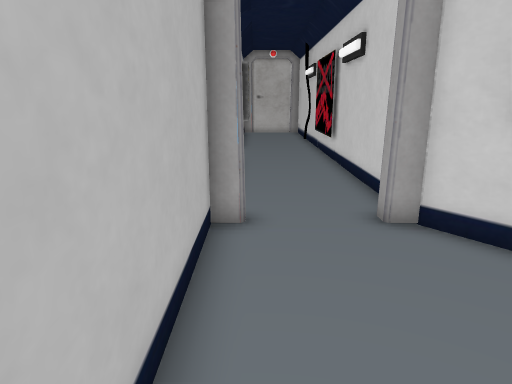
View 1 (above)

17 first-person views from a walk through a scene from a Unity 3-D project. The camera is 1.3 m above the floor, tilts 14° down and sees 70° across. The floor is counted in squares, 0.5 m on a side. Each view is taken from the middle of a square. On the plan, view 1 faces up. The plan holds only what a view shows up to about 20 squares ahead; the rest is blank. The place goes on beyond the plan. The player character is not drawn.

View 2
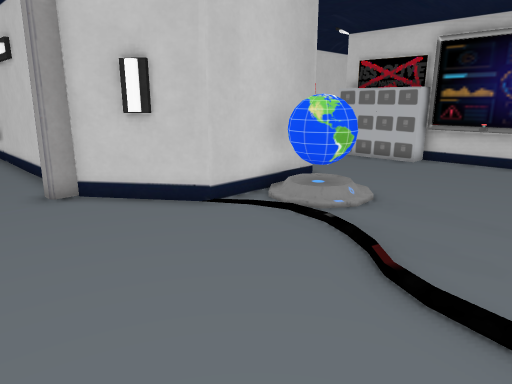

View 3
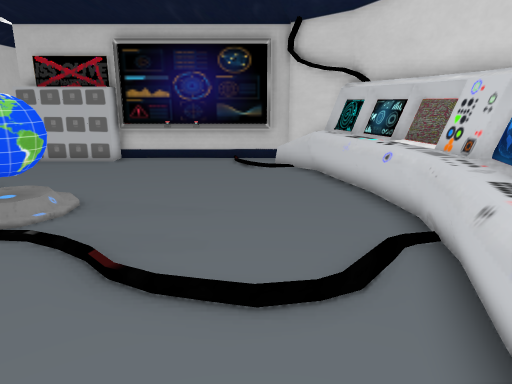

View 4
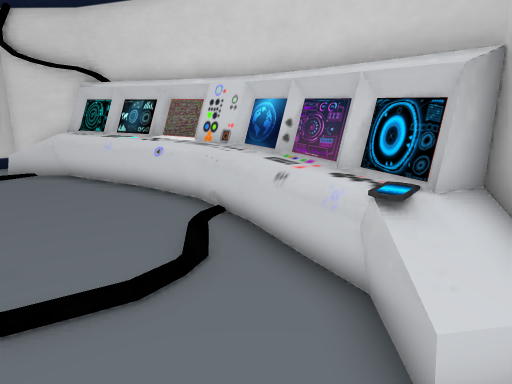

View 5
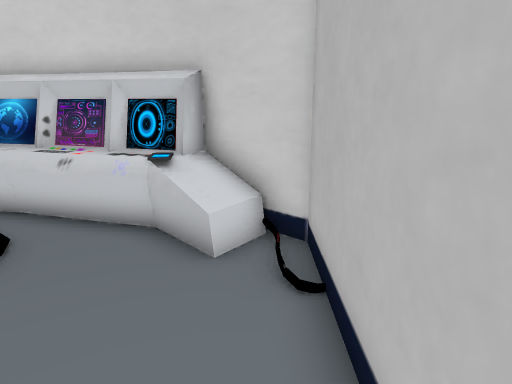

View 6
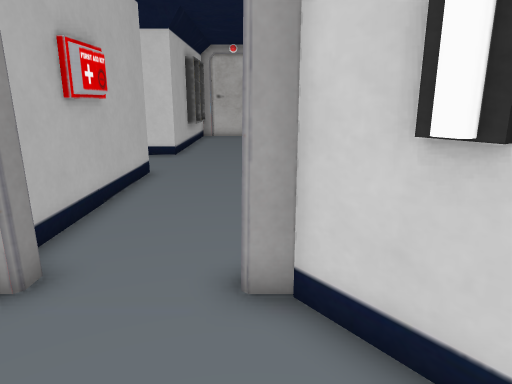

View 7
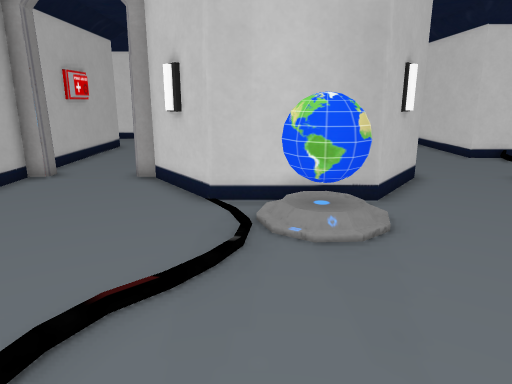

View 8
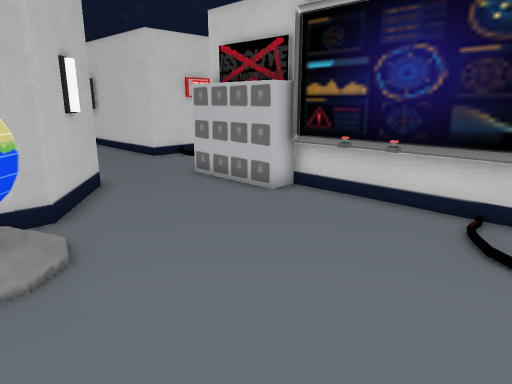

View 9
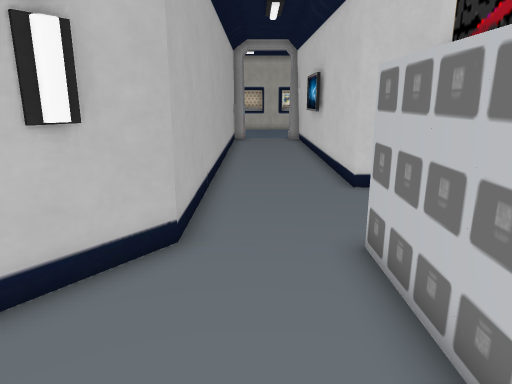

View 10
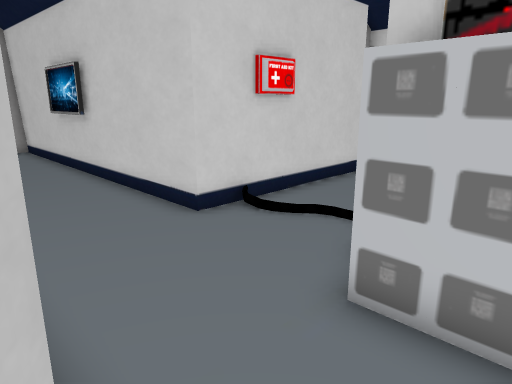

View 11
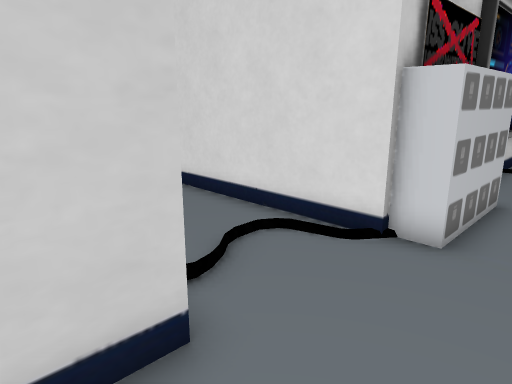

View 12
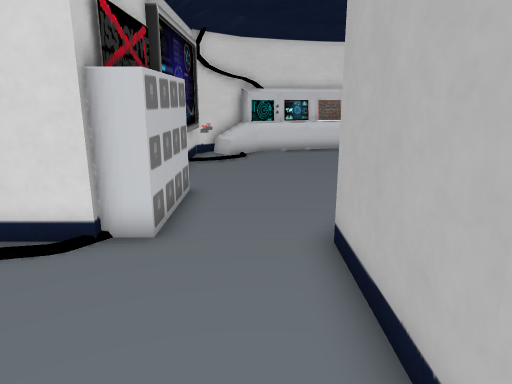

View 13
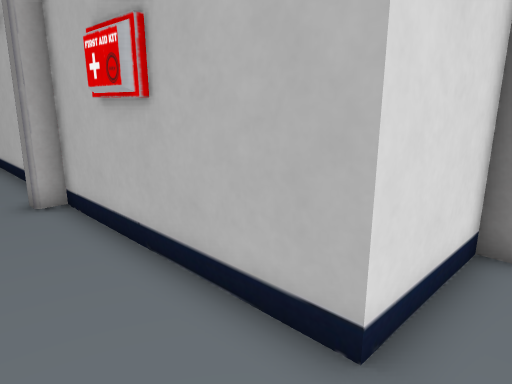

View 14
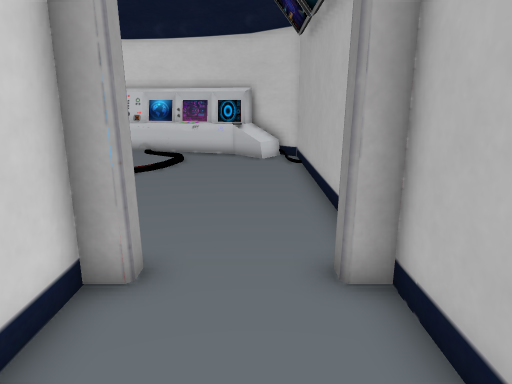

View 15
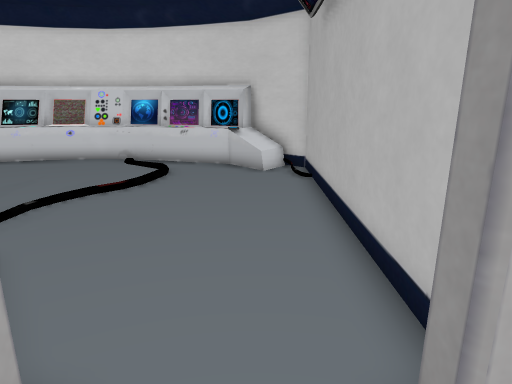

View 16
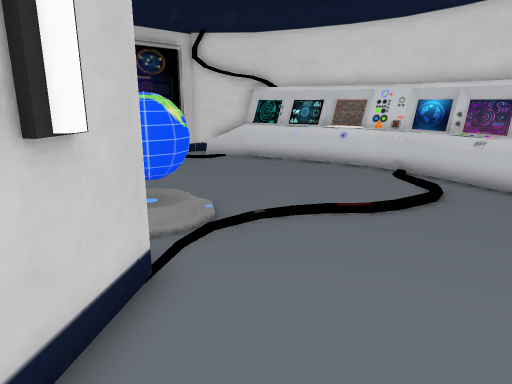

View 17
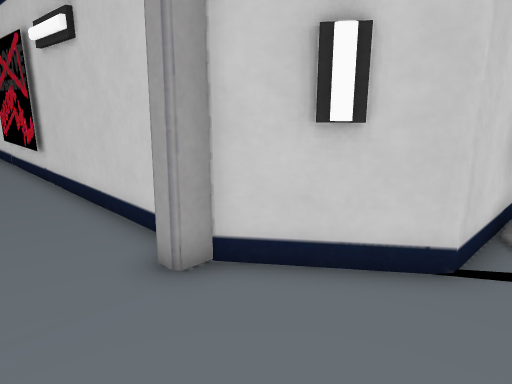

### Floor plan
Key: @ floor where view 1 was taken; # wall or solid block; . floor; = window, fence, low wall or low ledge; ^ raised ledge; O other object.
Columns run from 5 left of view 1 to 23 right of it. Each row starts with its distance up from view 1.
 18    .....##        #...#
 17 #####...##        #...#
 16 #   #....#        #...#
 15     #....#        #...#
 14     #....#        #...#
 13     #....#        #...#
 12     #....#        #...#######
 11     #....#        #..........
 10     #....#        #........
  9     #....#        #.........
  8     #...##       ##...#######
  7     #....#       #...##
  6     #....##     ##...##
  5     #.....##   ##....##
  4     #......## # .....##
  3     #....... ##......##
  2     #........##.......#
  1     #................O#
  0     #@...............O#
 -1     #.....=..........O#
 -2     #................ #
 -3     #...............=##
 -4     #=#.............=#
 -5     ##^^==#=.....==^^#
 -6      ###^^^^===^^^^###
 -7       #####^^^^^#####
 -8          #########

Positions as (right, up) in squares from view 1, and headings:
1: (0, 0), facing up
2: (0, -3), facing up-right
3: (0, -3), facing right
4: (0, -1), facing down-right
5: (0, 2), facing down
6: (3, 3), facing up
7: (7, -5), facing up
8: (8, -4), facing up-right
9: (14, 1), facing up
10: (12, 5), facing up-right
11: (14, 14), facing down-right
12: (14, 14), facing down
13: (2, 18), facing down-left
14: (1, 13), facing down
15: (1, 10), facing down
16: (1, 7), facing down-right
17: (0, 3), facing up-right
